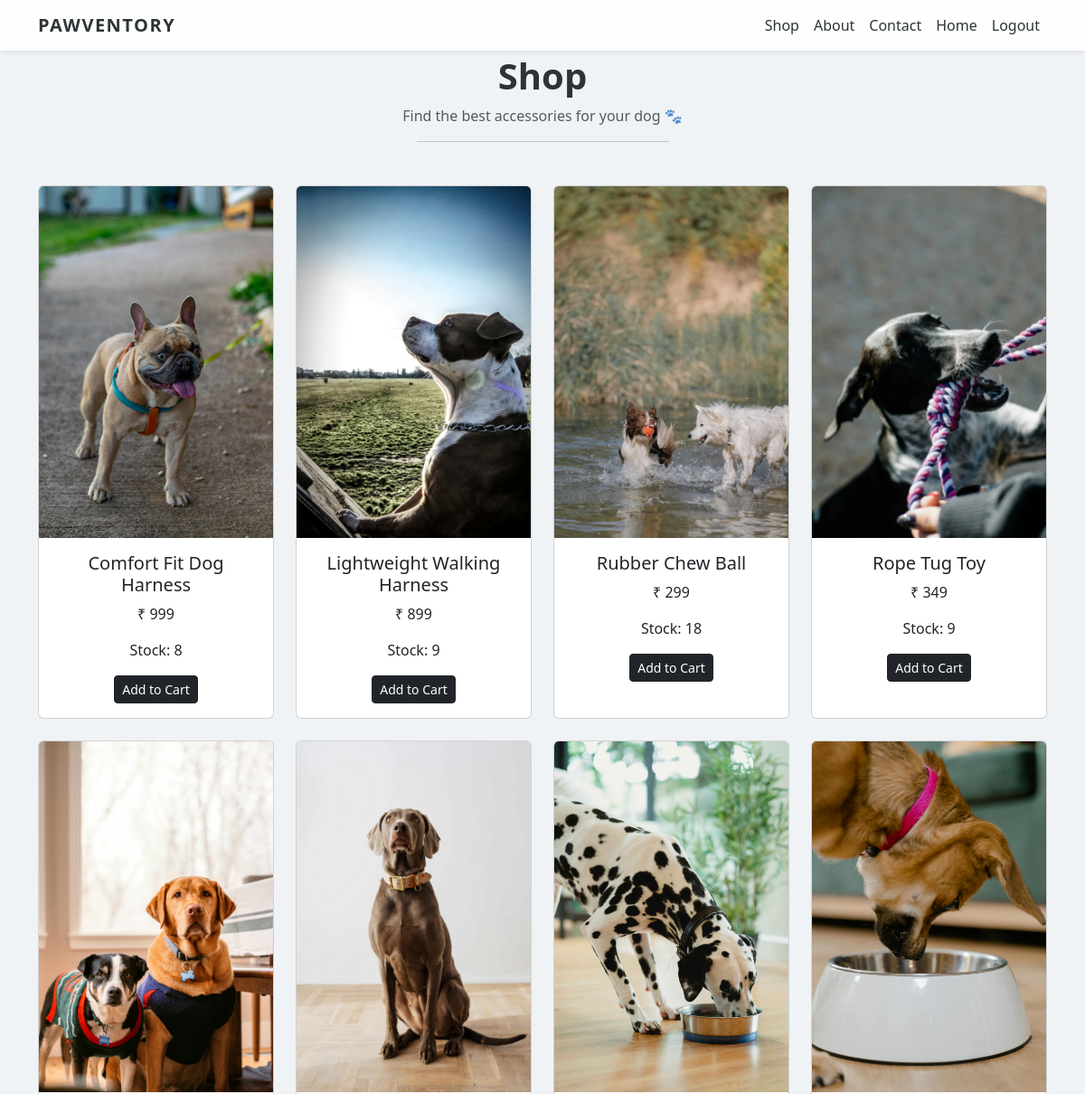
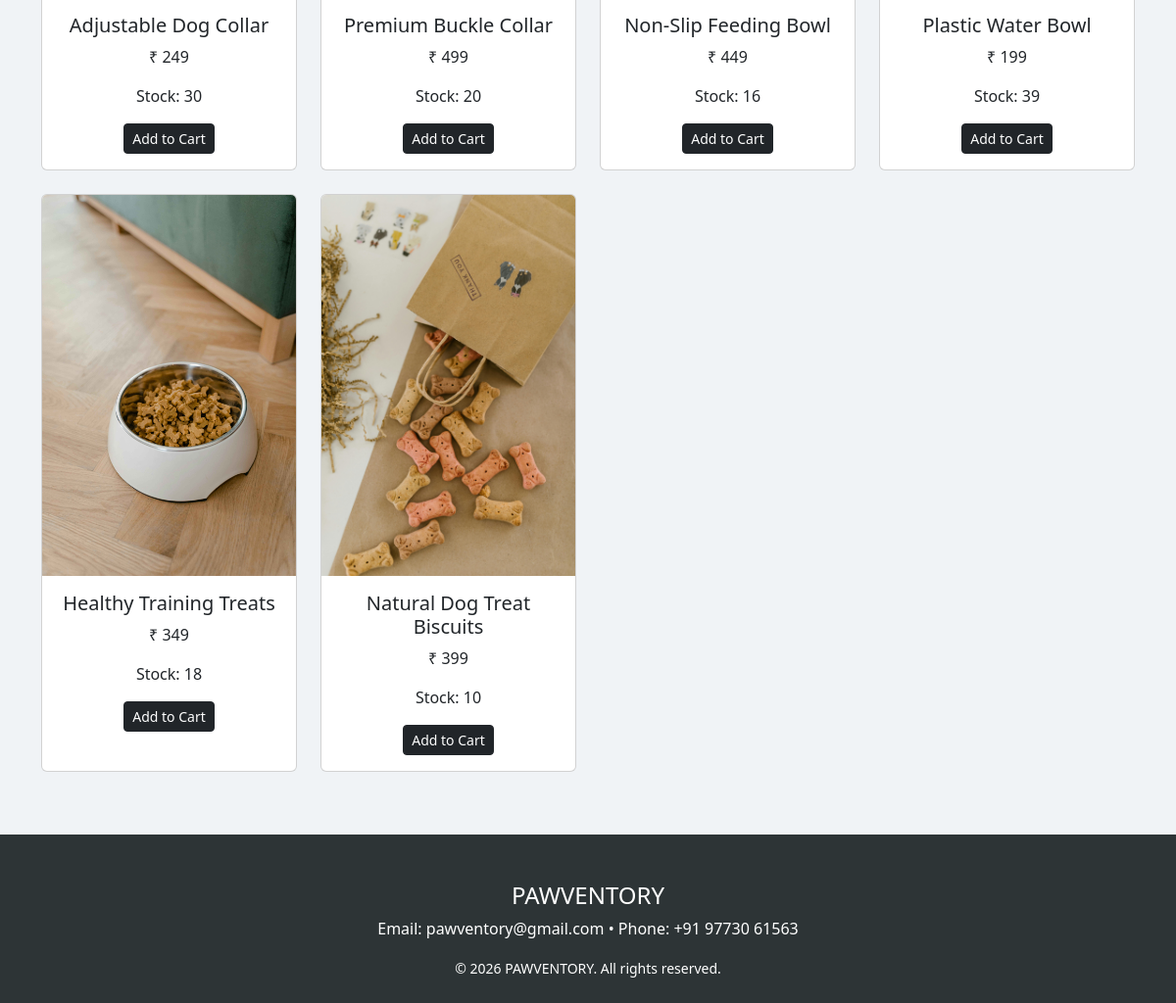
/shop/ (signed in), run on the app's committed database (2 pictures, top to bottom).
### Shop/models.py (models this page shows, shortened)
class Product(models.Model):
    name = models.CharField(max_length=200)
    category = models.ForeignKey(Category, on_delete=models.CASCADE)
    price = models.IntegerField()
    stock_qty = models.IntegerField()
    description = models.TextField(blank=True)
    image = models.CharField(max_length=100, blank=True)

### Shop/views.py (the view)
# urls.py: path('', shop_page, name='shop_page'),
def shop_page(request):
    products = Product.objects.all()
    return render(request, 'Shop/shop.html', {'products': products})

### Shop/templates/Shop/shop.html
{% extends "base.html" %}
{% load static %}
{% block content %}
<div class="container text-center mb-4">
  <h1 class="fw-bold">Shop</h1>
  <p class="text-muted">Find the best accessories for your dog 🐾</p>
  <hr class="w-25 mx-auto">
</div>
<div class="container mt-5">
  <div class="row">
    {% for product in products %}
    <div class="col-md-3 mb-4">
      <div class="card h-100">
        <img
          src="{% static 'img/' %}{{ product.image }}"
          class="card-img-top"
          alt="{{ product.name }}">
        <div class="card-body text-center">
          <h5>{{ product.name }}</h5>
          <p>₹ {{ product.price }}</p>
          <p>Stock: {{ product.stock_qty }}</p>
          <a href="{% url 'add_to_cart' product.id %}"
             class="btn btn-dark btn-sm">
            Add to Cart
          </a>
        </div>
      </div>
    </div>
    {% endfor %}
  </div>
</div>
{% endblock %}

### data on the page
Product: image (picture), name "Comfort Fit Dog Harness", price "999", stock_qty "8"
Product: image (picture), name "Lightweight Walking Harness", price "899", stock_qty "9"
Product: image (picture), name "Rubber Chew Ball", price "299", stock_qty "18"
Product: image (picture), name "Rope Tug Toy", price "349", stock_qty "9"
Product: image (picture), name "Adjustable Dog Collar", price "249", stock_qty "30"
Product: image (picture), name "Premium Buckle Collar", price "499", stock_qty "20"
Product: image (picture), name "Non-Slip Feeding Bowl", price "449", stock_qty "16"
Product: image (picture), name "Plastic Water Bowl", price "199", stock_qty "39"
Product: image (picture), name "Healthy Training Treats", price "349", stock_qty "18"
Product: image (picture), name "Natural Dog Treat Biscuits", price "399", stock_qty "10"
